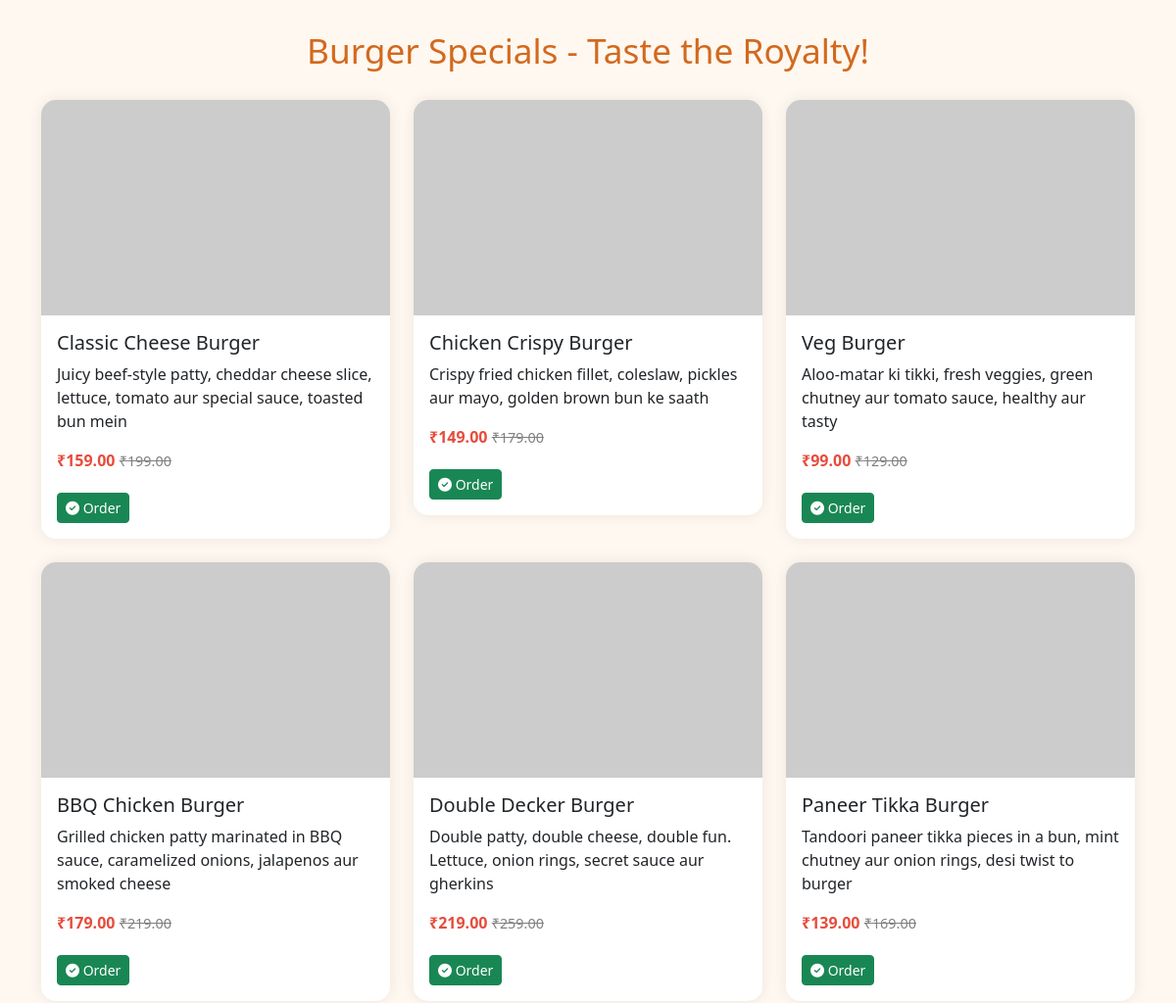
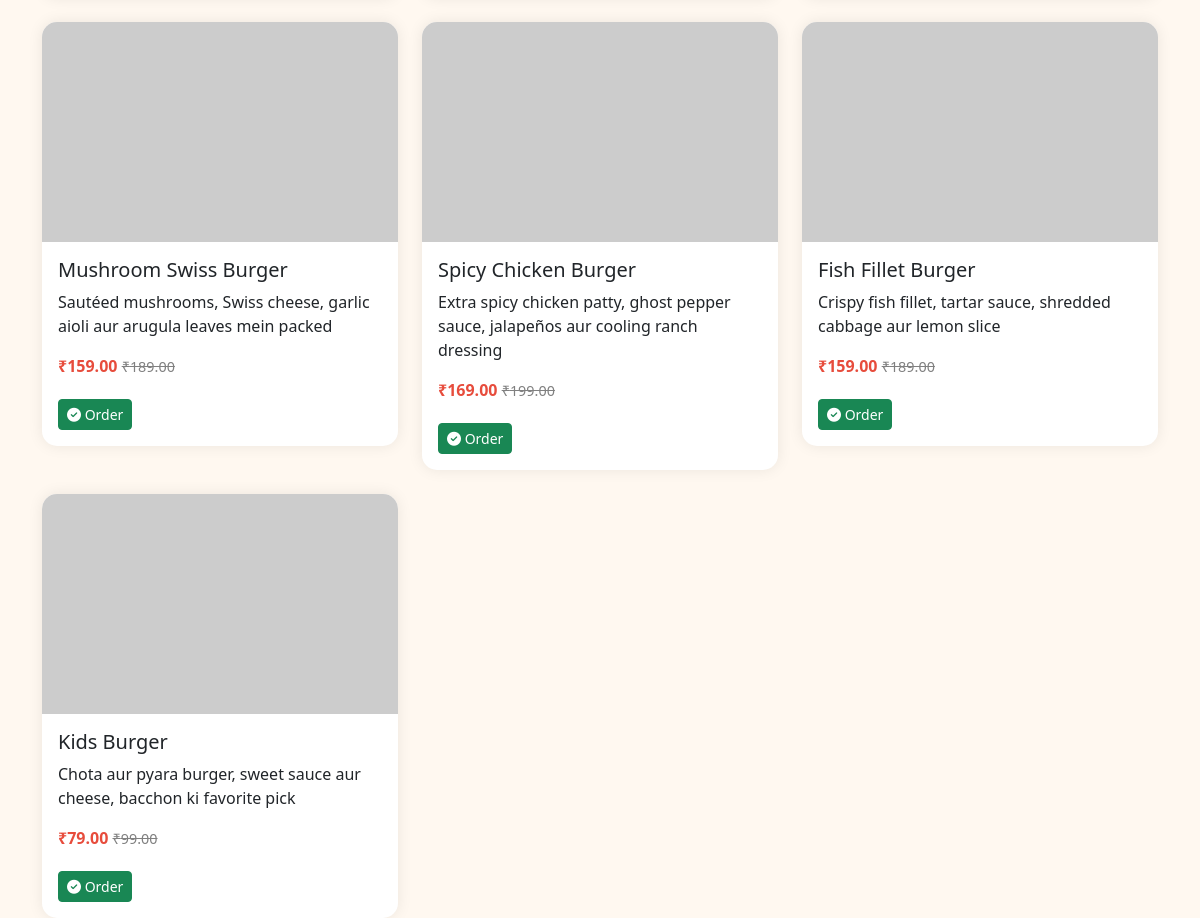
The page /burger.php on the database its author committed (2 pictures, top to bottom).
### tables this page shows
CREATE TABLE IF NOT EXISTS `biryanis` (
    `id`          INT(11) NOT NULL AUTO_INCREMENT,
    `food_name`   VARCHAR(200) NOT NULL,
    `image`       VARCHAR(300) DEFAULT NULL,
    `description` TEXT DEFAULT NULL,
    `price`       DECIMAL(10,2) NOT NULL DEFAULT 0.00,
    `offer_price` DECIMAL(10,2) DEFAULT 0.00,
    `category`    VARCHAR(100) DEFAULT 'biryani',
    `created_at`  TIMESTAMP DEFAULT CURRENT_TIMESTAMP,
    PRIMARY KEY (`id`)
);

### burger.php (the view, shortened to what this page needs)
<?php
$conn = mysqli_connect("localhost", "root", "", "fooddb");
$sql = "SELECT * FROM biryanis WHERE category='burger'";
$result = mysqli_query($conn, $sql);
?>
<!DOCTYPE html>
<html lang="en">
<head>
  <link href="https://cdn.jsdelivr.net/npm/bootstrap@5.3.3/dist/css/bootstrap.min.css" rel="stylesheet">
  <link rel="stylesheet" href="https://cdnjs.cloudflare.com/ajax/libs/font-awesome/6.5.0/css/all.min.css">
</head>
<body>
<div class="container">
  <h2 class="heading"> Burger Specials - Taste the Royalty!</h2>
  <div class="row g-4">
    <?php while($row = mysqli_fetch_assoc($result)): ?>
      <div class="col-md-4 col-sm-6">
        <div class="card">
          <img src="<?= htmlspecialchars($row['image']); ?>" alt="<?= htmlspecialchars($row['food_name']); ?>" class="food-img">
          <div class="card-body">
            <h5 class="card-title"><?= htmlspecialchars($row['food_name']); ?></h5>
            <p class="card-text"><?= htmlspecialchars($row['description']); ?></p>
            <p>
              <span class="price">₹<?= $row['offer_price']; ?></span>
              <span class="original-price">₹<?= $row['price']; ?></span>
            </p>
            <div class="btns">
              <a href="order.php?id=<?= $row['id']; ?>" class="btn btn-success btn-sm"><i class="fas fa-check-circle"></i> Order</a>
            </div>
          </div>
        </div>
      </div>
    <?php endwhile; ?>
  </div>
</div>
</body>
</html>

### burger.php (style rules this page uses)
body { background: #fff8f0; font-family: 'Segoe UI', sans-serif; }
h2.heading { text-align: center; margin: 30px 0; font-size: 2.2rem; color: #d2691e; position: relative; animation: slideUp 1s ease-out; }
.card { border: none; border-radius: 15px; box-shadow: 0 0 15px rgba(0,0,0,0.08); transition: transform 0.3s ease; overflow: hidden; }
.food-img { height: 220px; width: 100%; object-fit: cover; }
.price { color: #e74c3c; font-weight: bold; }
.original-price { text-decoration: line-through; color: grey; font-size: 0.9rem; }
.btns a { margin: 5px 5px 0 0; }

### rows shown on the page
biryanis: food_name "Classic Cheese Burger", description "Juicy beef-style patty, cheddar cheese slice, lettuce, tomato aur special sauce, toasted bun mein", offer_price "159.00", price "199.00"
biryanis: food_name "Chicken Crispy Burger", description "Crispy fried chicken fillet, coleslaw, pickles aur mayo, golden brown bun ke saath", offer_price "149.00", price "179.00"
biryanis: food_name "Veg Burger", description "Aloo-matar ki tikki, fresh veggies, green chutney aur tomato sauce, healthy aur tasty", offer_price "99.00", price "129.00"
biryanis: food_name "BBQ Chicken Burger", description "Grilled chicken patty marinated in BBQ sauce, caramelized onions, jalapenos aur smoked cheese", offer_price "179.00", price "219.00"
biryanis: food_name "Double Decker Burger", description "Double patty, double cheese, double fun. Lettuce, onion rings, secret sauce aur gherkins", offer_price "219.00", price "259.00"
biryanis: food_name "Paneer Tikka Burger", description "Tandoori paneer tikka pieces in a bun, mint chutney aur onion rings, desi twist to burger", offer_price "139.00", price "169.00"
biryanis: food_name "Mushroom Swiss Burger", description "Sautéed mushrooms, Swiss cheese, garlic aioli aur arugula leaves mein packed", offer_price "159.00", price "189.00"
biryanis: food_name "Spicy Chicken Burger", description "Extra spicy chicken patty, ghost pepper sauce, jalapeños aur cooling ranch dressing", offer_price "169.00", price "199.00"
biryanis: food_name "Fish Fillet Burger", description "Crispy fish fillet, tartar sauce, shredded cabbage aur lemon slice", offer_price "159.00", price "189.00"
biryanis: food_name "Kids Burger", description "Chota aur pyara burger, sweet sauce aur cheese, bacchon ki favorite pick", offer_price "79.00", price "99.00"
